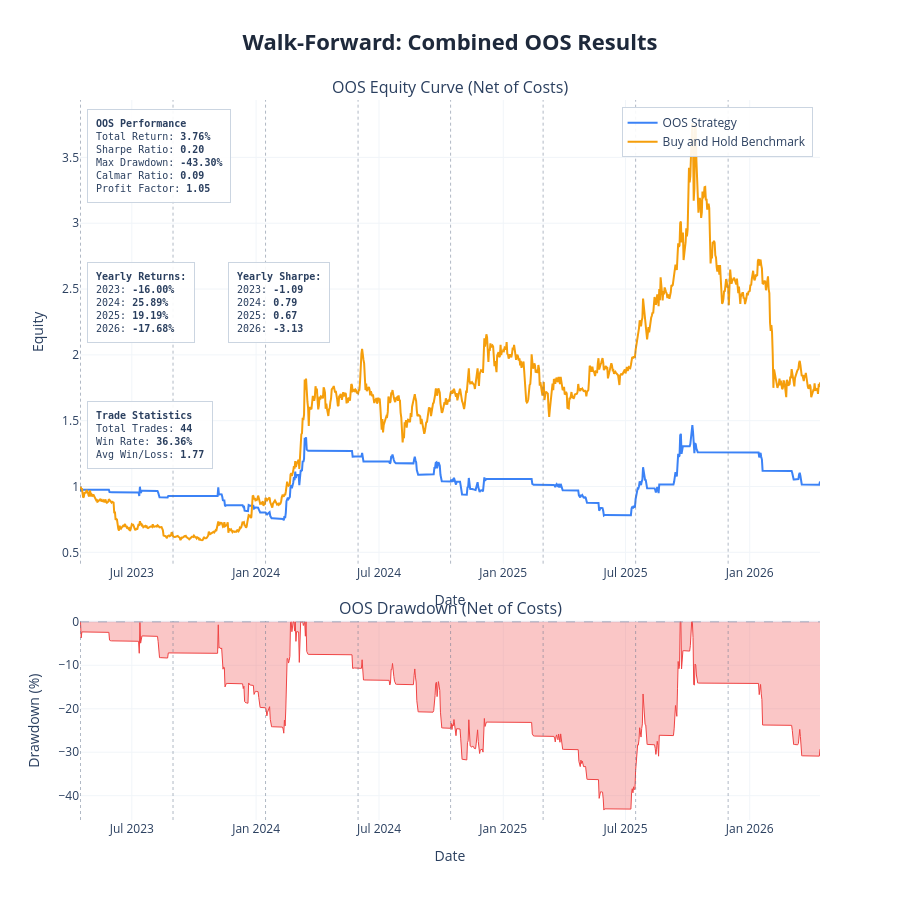

Source (notebook cell):
### Markdown cell above
---
## Results Charts and Cost Stress Test

| Parameter | Description | Default |
|---|---|---|
| `show_fold_perf` | IS vs OOS bars for return, Sharpe, drawdown per fold | `False` |
| `show_param_evol` | Parameter evolution across folds with ±1 std bands | `False` |
| `show_oos_equity` | Combined OOS equity curve + drawdown with fold boundaries | `True` |
| `show_trades` | Overlay entry/exit markers on OOS equity chart | `False` |
| `benchmark_data` | DataFrame with `Close` column for buy & hold comparison | `None` |
| `save_html_dir` | Directory path to save charts as HTML files, or `None` | `None` |

**Cost Stress Test:** re-run the combined OOS backtest at 1×, 1.5×, 2×, 3× the base cost. Fragile strategies collapse; robust ones degrade gradually.

### Code cell
plot_walk_forward_results(
    results          = results,
    param_defs       = PARAM_DEFS,
    fixed_params     = FIXED_PARAMS,
    benchmark_data   = df,
    show             = True,
    save_html_dir    = None,
    show_fold_perf   = False,   # IS vs OOS bars by fold
    show_param_evol  = False,   # parameter evolution across folds
    show_oos_equity  = True,   # combined OOS equity curve
    show_trades      = False,  # trade markers on OOS equity chart
)

# ── transaction cost stress test ──────────────────────────────────────────

if results['oos_combined_df'] is not None:
    cost_df = cost_stress_test(
        oos_combined_df  = results['oos_combined_df'],
        cost_multipliers = (1.0, 1.5, 2.0, 3.0),
        base_cost        = COST,
    )
else:
    print('No combined OOS dataframe — skip cost stress test')

### Figure 1 — Plotly figure (JSON) as saved in the notebook; plotly's stock layout.template omitted (floating-point values rounded to 4 significant figures; data arrays with more than 128 entries replaced by an {"elided": "..."} marker saying what was removed)
{"data": [{"hovertemplate": "<b>OOS Strategy</b><br>Date: %{x}<br>Equity: %{y:.4f}<extra></extra>", "line": {"color": "#3b82f6", "width": 2}, "mode": "lines", "name": "OOS Strategy", "type": "scatter", "x": {"elided": "1096 str values"}, "xaxis": "x", "y": {"elided": "1096 float values"}, "yaxis": "y"}, {"hovertemplate": "<b>Buy and Hold Benchmark</b><br>Date: %{x}<br>Equity: %{y:.4f}<extra></extra>", "line": {"color": "#f59e0b", "width": 2}, "mode": "lines", "name": "Buy and Hold Benchmark", "type": "scatter", "x": {"elided": "1096 str values"}, "xaxis": "x", "y": {"elided": "1096 float values"}, "yaxis": "y"}, {"fill": "tozeroy", "fillcolor": "rgba(239, 68, 68, 0.3)", "hovertemplate": "<b>Drawdown</b><br>Date: %{x}<br>%{y:.2f}%<extra></extra>", "line": {"color": "#ef4444", "width": 1}, "mode": "lines", "name": "Drawdown", "showlegend": false, "type": "scatter", "x": {"elided": "1096 str values"}, "xaxis": "x2", "y": {"elided": "1096 float values"}, "yaxis": "y2"}], "layout": {"annotations": [{"font": {"size": 16}, "showarrow": false, "text": "OOS Equity Curve (Net of Costs)", "x": 0.5, "xanchor": "center", "xref": "paper", "y": 1, "yanchor": "bottom", "yref": "paper"}, {"font": {"size": 16}, "showarrow": false, "text": "OOS Drawdown (Net of Costs)", "x": 0.5, "xanchor": "center", "xref": "paper", "y": 0.276, "yanchor": "bottom", "yref": "paper"}, {"align": "left", "bgcolor": "rgba(255, 255, 255, 0.9)", "bordercolor": "#cbd5e1", "borderpad": 8, "borderwidth": 1, "font": {"family": "monospace", "size": 10}, "showarrow": false, "text": "<b>OOS Performance</b><br>Total Return: <b>3.76%</b><br>Sharpe Ratio: <b>0.20</b><br>Max Drawdown: <b>-43.30%</b><br>Calmar Ratio: <b>0.09</b><br>Profit Factor: <b>1.05</b>", "x": 0.01, "xanchor": "left", "xref": "x domain", "y": 0.98, "yanchor": "top", "yref": "y domain"}, {"align": "left", "bgcolor": "rgba(255, 255, 255, 0.9)", "bordercolor": "#cbd5e1", "borderpad": 8, "borderwidth": 1, "font": {"family": "monospace", "size": 10}, "showarrow": false, "text": "<b>Yearly Returns:</b><br>2023: <b>-16.00%</b><br>2024: <b>25.89%</b><br>2025: <b>19.19%</b><br>2026: <b>-17.68%</b><br>", "x": 0.01, "xanchor": "left", "xref": "x domain", "y": 0.65, "yanchor": "top", "yref": "y domain"}, {"align": "left", "bgcolor": "rgba(255, 255, 255, 0.9)", "bordercolor": "#cbd5e1", "borderpad": 8, "borderwidth": 1, "font": {"family": "monospace", "size": 10}, "showarrow": false, "text": "<b>Yearly Sharpe:</b><br>2023: <b>-1.09</b><br>2024: <b>0.79</b><br>2025: <b>0.67</b><br>2026: <b>-3.13</b><br>", "x": 0.2, "xanchor": "left", "xref": "x domain", "y": 0.65, "yanchor": "top", "yref": "y domain"}, {"align": "left", "bgcolor": "rgba(255, 255, 255, 0.9)", "bordercolor": "#cbd5e1", "borderpad": 8, "borderwidth": 1, "font": {"family": "monospace", "size": 10}, "showarrow": false, "text": "<b>Trade Statistics</b><br>Total Trades: <b>44</b><br>Win Rate: <b>36.36%</b><br>Avg Win/Loss: <b>1.77</b>", "x": 0.01, "xanchor": "left", "xref": "x domain", "y": 0.35, "yanchor": "top", "yref": "y domain"}], "height": 900, "hovermode": "x unified", "legend": {"bgcolor": "rgba(255, 255, 255, 0.9)", "bordercolor": "#cbd5e1", "borderwidth": 1, "x": 0.99, "xanchor": "right", "y": 0.99, "yanchor": "top"}, "shapes": [{"line": {"color": "#94a3b8", "dash": "dash", "width": 1}, "type": "line", "x0": 0, "x1": 1, "xref": "x2 domain", "y0": 0, "y1": 0, "yref": "y2"}, {"line": {"color": "rgba(100,116,139,0.5)", "dash": "dot", "width": 1}, "type": "line", "x0": "2023-04-16 00:00:00", "x1": "2023-04-16 00:00:00", "xref": "x", "y0": 0, "y1": 1, "yref": "y domain"}, {"line": {"color": "rgba(100,116,139,0.5)", "dash": "dot", "width": 1}, "type": "line", "x0": "2023-04-16 00:00:00", "x1": "2023-04-16 00:00:00", "xref": "x2", "y0": 0, "y1": 1, "yref": "y2 domain"}, {"line": {"color": "rgba(100,116,139,0.5)", "dash": "dot", "width": 1}, "type": "line", "x0": "2023-08-31 00:00:00", "x1": "2023-08-31 00:00:00", "xref": "x", "y0": 0, "y1": 1, "yref": "y domain"}, {"line": {"color": "rgba(100,116,139,0.5)", "dash": "dot", "width": 1}, "type": "line", "x0": "2023-08-31 00:00:00", "x1": "2023-08-31 00:00:00", "xref": "x2", "y0": 0, "y1": 1, "yref": "y2 domain"}, {"line": {"color": "rgba(100,116,139,0.5)", "dash": "dot", "width": 1}, "type": "line", "x0": "2024-01-15 00:00:00", "x1": "2024-01-15 00:00:00", "xref": "x", "y0": 0, "y1": 1, "yref": "y domain"}, {"line": {"color": "rgba(100,116,139,0.5)", "dash": "dot", "width": 1}, "type": "line", "x0": "2024-01-15 00:00:00", "x1": "2024-01-15 00:00:00", "xref": "x2", "y0": 0, "y1": 1, "yref": "y2 domain"}, {"line": {"color": "rgba(100,116,139,0.5)", "dash": "dot", "width": 1}, "type": "line", "x0": "2024-05-31 00:00:00", "x1": "2024-05-31 00:00:00", "xref": "x", "y0": 0, "y1": 1, "yref": "y domain"}, {"line": {"color": "rgba(100,116,139,0.5)", "dash": "dot", "width": 1}, "type": "line", "x0": "2024-05-31 00:00:00", "x1": "2024-05-31 00:00:00", "xref": "x2", "y0": 0, "y1": 1, "yref": "y2 domain"}, {"line": {"color": "rgba(100,116,139,0.5)", "dash": "dot", "width": 1}, "type": "line", "x0": "2024-10-15 00:00:00", "x1": "2024-10-15 00:00:00", "xref": "x", "y0": 0, "y1": 1, "yref": "y domain"}, {"line": {"color": "rgba(100,116,139,0.5)", "dash": "dot", "width": 1}, "type": "line", "x0": "2024-10-15 00:00:00", "x1": "2024-10-15 00:00:00", "xref": "x2", "y0": 0, "y1": 1, "yref": "y2 domain"}, {"line": {"color": "rgba(100,116,139,0.5)", "dash": "dot", "width": 1}, "type": "line", "x0": "2025-03-01 00:00:00", "x1": "2025-03-01 00:00:00", "xref": "x", "y0": 0, "y1": 1, "yref": "y domain"}, {"line": {"color": "rgba(100,116,139,0.5)", "dash": "dot", "width": 1}, "type": "line", "x0": "2025-03-01 00:00:00", "x1": "2025-03-01 00:00:00", "xref": "x2", "y0": 0, "y1": 1, "yref": "y2 domain"}, {"line": {"color": "rgba(100,116,139,0.5)", "dash": "dot", "width": 1}, "type": "line", "x0": "2025-07-16 00:00:00", "x1": "2025-07-16 00:00:00", "xref": "x", "y0": 0, "y1": 1, "yref": "y domain"}, {"line": {"color": "rgba(100,116,139,0.5)", "dash": "dot", "width": 1}, "type": "line", "x0": "2025-07-16 00:00:00", "x1": "2025-07-16 00:00:00", "xref": "x2", "y0": 0, "y1": 1, "yref": "y2 domain"}, {"line": {"color": "rgba(100,116,139,0.5)", "dash": "dot", "width": 1}, "type": "line", "x0": "2025-11-30 00:00:00", "x1": "2025-11-30 00:00:00", "xref": "x", "y0": 0, "y1": 1, "yref": "y domain"}, {"line": {"color": "rgba(100,116,139,0.5)", "dash": "dot", "width": 1}, "type": "line", "x0": "2025-11-30 00:00:00", "x1": "2025-11-30 00:00:00", "xref": "x2", "y0": 0, "y1": 1, "yref": "y2 domain"}], "showlegend": true, "title": {"font": {"color": "#1E293B", "size": 22}, "text": "<b>Walk-Forward: Combined OOS Results</b>", "x": 0.5, "xanchor": "center"}, "xaxis": {"anchor": "y", "domain": [0, 1], "gridcolor": "#f1f5f9", "gridwidth": 1, "showgrid": true, "title": {"text": "Date"}}, "xaxis2": {"anchor": "y2", "domain": [0, 1], "gridcolor": "#f1f5f9", "gridwidth": 1, "showgrid": true, "title": {"text": "Date"}}, "yaxis": {"anchor": "x", "domain": [0.356, 1], "gridcolor": "#f1f5f9", "gridwidth": 1, "showgrid": true, "title": {"text": "Equity"}}, "yaxis2": {"anchor": "x2", "domain": [0, 0.276], "gridcolor": "#f1f5f9", "gridwidth": 1, "showgrid": true, "title": {"text": "Drawdown (%)"}}}}
